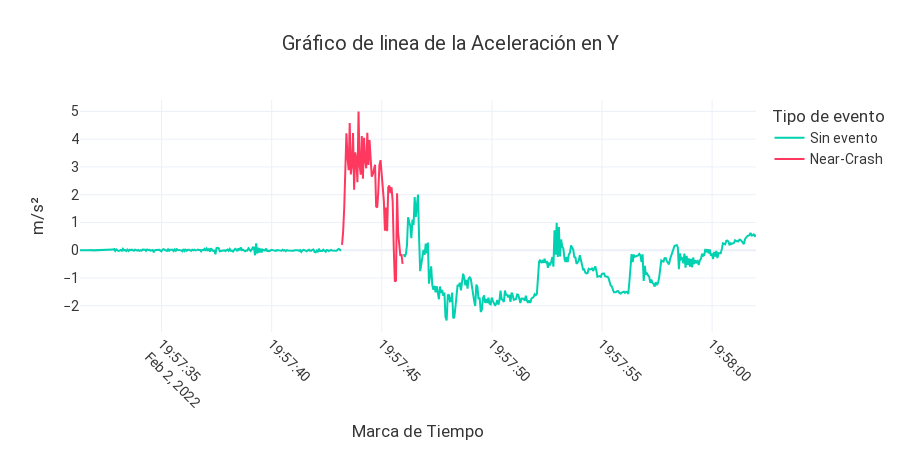

The notebook cell this image was saved under:
### Markdown cell above
### Corregir tiempos y offset en algunas variables
Algunos variables cineamticas estan desplazadas verticalmente por lo tanto necesitamos corregir este desface.

### Code cell
max_standby = 31291
df["accY"] = df["accY"] - df.loc[df['id'] <= max_standby, "accY"].mean()
line_chart(df, "accY")

### Figure 1 — Plotly figure (JSON) as saved in the notebook; plotly's stock layout.template omitted (floating-point values rounded to 4 significant figures; data arrays with more than 128 entries replaced by an {"elided": "..."} marker saying what was removed)
{"data": [{"hovertemplate": "X = %{x}<br>Y = %{y}<br>ID = %{text}", "marker": {"color": "#00D1B1"}, "name": "Sin evento", "text": {"elided": "615 int values"}, "type": "scatter", "x": {"elided": "615 str values"}, "y": {"elided": "615 float values"}}, {"hovertemplate": "X = %{x}<br>Y = %{y}<br>ID = %{text}", "marker": {"color": "#FF385F"}, "name": "Near-Crash", "text": {"elided": "615 int values"}, "type": "scatter", "x": {"elided": "615 str values"}, "y": {"elided": "615 float values"}}], "layout": {"autosize": true, "font": {"color": "#363636", "family": "BlinkMacSystemFont,-apple-system,Segoe UI,Roboto,Oxygen,Ubuntu,                     Cantarell,Fira Sans,Droid Sans,Helvetica Neue,Helvetica,Arial,sans-serif", "size": 14}, "height": 450, "legend": {"title": {"text": "Tipo de evento"}}, "title": {"text": "Gráfico de linea de la Aceleración en Y", "x": 0.5}, "xaxis": {"nticks": 12, "tickangle": 45, "title": {"text": "Marca de Tiempo"}}, "yaxis": {"nticks": 12, "title": {"text": "m/s²"}}}}
